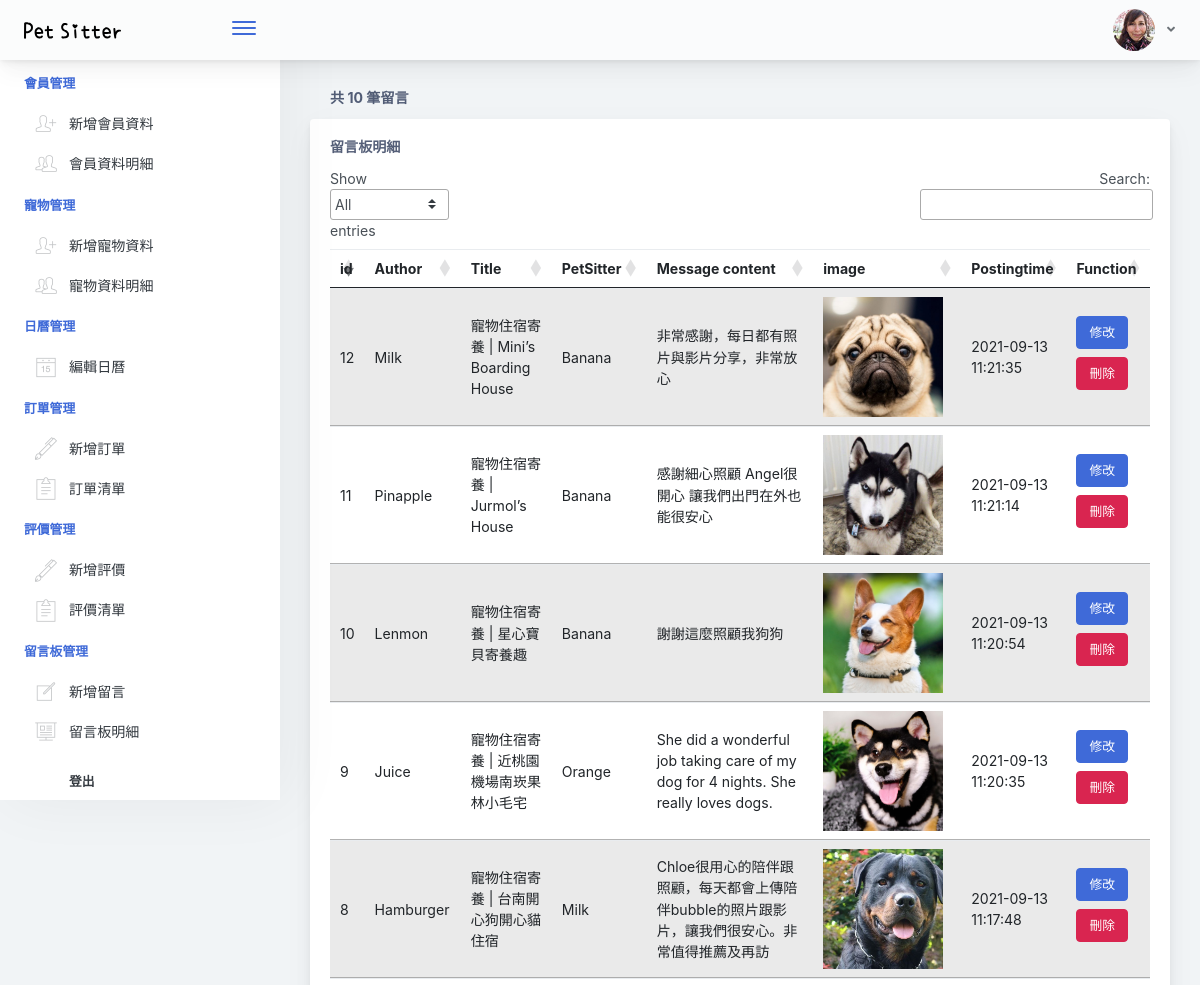
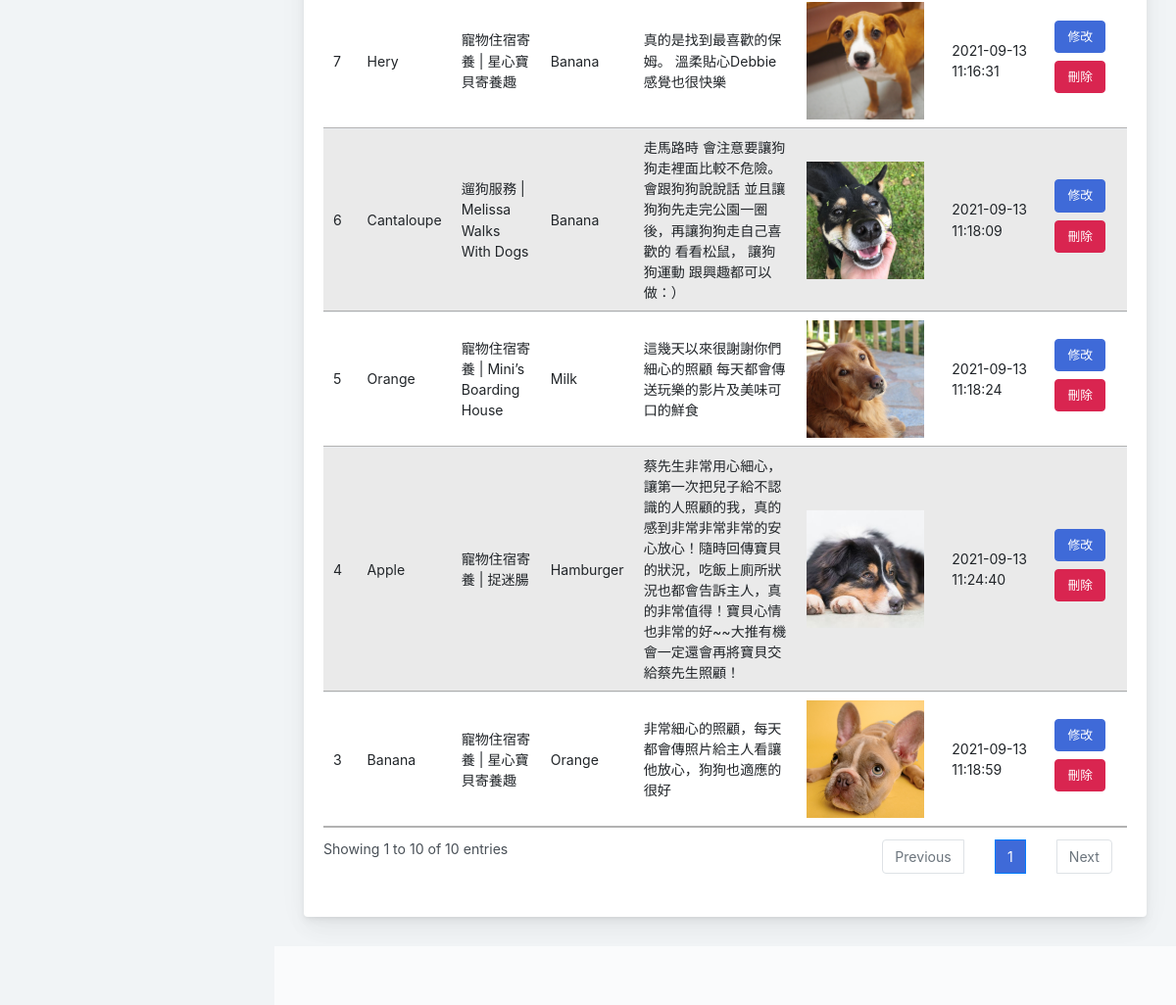
Screenshot of /list-messageBoard.php with the database file from the repository (2 pictures, top to bottom).
### tables this page shows
CREATE TABLE `db_message_board` (
  `id` int(10) UNSIGNED NOT NULL,
  `user_id` int(10) UNSIGNED NOT NULL,
  `petSitter_id` int(10) UNSIGNED NOT NULL,
  `title` varchar(50) NOT NULL,
  `content` text NOT NULL,
  `created_time` datetime NOT NULL,
  `deleted_time` datetime DEFAULT NULL
);

CREATE TABLE `db_user` (
  `id` int(4) UNSIGNED NOT NULL,
  `account` varchar(50) NOT NULL,
  `password` varchar(20) NOT NULL,
  `name` varchar(50) NOT NULL,
  `gender` varchar(10) NOT NULL,
  `address` text NOT NULL,
  `DOB` date NOT NULL,
  `phone` varchar(20) NOT NULL,
  `images` varchar(100) DEFAULT NULL,
  `status` int(1) NOT NULL DEFAULT 1 COMMENT '1 general\r\n2 babysitter',
  `created_time` datetime NOT NULL,
  `deleted_time` datetime DEFAULT NULL
);

CREATE TABLE `db_message_board_images` (
  `id` int(10) UNSIGNED NOT NULL,
  `message_board_id` int(10) UNSIGNED NOT NULL,
  `image_name` varchar(50) NOT NULL,
  `created_time` datetime NOT NULL,
  `deleted_time` datetime DEFAULT NULL
);

### list-messageBoard.php (the view, shortened to what this page needs)
<?php
require_once("pdo_connect.php");
$sql = "SELECT * FROM db_message_board WHERE deleted_time IS NULL ORDER BY id DESC";
$stmt = $db_host->prepare($sql);
$stmt->execute();
$rows = $stmt->fetchAll(PDO::FETCH_ASSOC);
$dataCount = $stmt->rowCount();
$sqlImage = "SELECT message_board_id,image_name FROM db_message_board_images WHERE deleted_time IS NULL ORDER BY id DESC";
$stmtImage = $db_host->prepare($sqlImage);
$stmtImage->execute();
$rowsImage = $stmtImage->fetchAll(PDO::FETCH_ASSOC);
$sqlUser = "SELECT id, name FROM db_user WHERE deleted_time IS NULL ORDER BY id DESC";
$stmtUser = $db_host->prepare($sqlUser);
$stmtUser->execute();
$rowsUser = $stmtUser->fetchAll(PDO::FETCH_ASSOC);
?>
<!doctype html>
<html lang="en">
<head>
    <?php require_once("./assets/css/css.php") ?>
    <link href="./assets/css/main.css" rel="stylesheet">
</head>
<body>
<div class="app-container app-theme-white body-tabs-shadow fixed-sidebar fixed-header">
    <?php require_once("main-header.php") ?>
    <div class="app-main">
        <?php require_once("main-menu.php") ?>
        <div class="app-main__outer">
            <div class="app-main__inner">
                <div class="tab-content">
                    <h5 class="card-title" style="padding-left: 20px;">共 <?= $dataCount ?> 筆留言</h5>
                    <div class="main-card mb-3 card">
                        <div class="card-body">
                            <h5 class="card-title">留言板明細</h5>
                            <table class="mb-0 table table-striped mydatatable">
                                <thead>
                                <tr>
                                    <th>id</th>
                                    <th>Author</th>
                                    <th>Title</th>
                                    <th>PetSitter</th>
                                    <th>Message content</th>
                                    <th>image</th>
                                    <th>Postingtime</th>
                                    <th>Function</th>
                                </tr>
                                </thead>
                                <tbody>
                                <?php foreach ($rows as $value) : ?>
                                    <tr>
                                        <td><?= $value["id"] ?></td>
                                        <?php foreach ($rowsUser as $author) : ?>
                                            <?php if ($value["user_id"] == $author["id"]) : ?>
                                                <td> <?= $author["name"] ?> </td>
                                            <?php endif; ?>
                                        <?php endforeach; ?>
                                        <td><?= $value["title"] ?></td>
                                        <?php foreach ($rowsUser as $petSitter) : ?>
                                            <?php if ($value["petSitter_id"] == $petSitter["id"]) : ?>
                                                <td> <?= $petSitter["name"] ?> </td>
                                            <?php endif; ?>
                                        <?php endforeach; ?>
                                        <td><?= $value["content"] ?></td>
                                        <td>
                                            <div class="ratio ratio-1x1 product-picture me-2">
                                                <?php foreach ($rowsImage as $image) : ?>
                                                    <?php if ($value["id"] == $image["message_board_id"]) : ?>
                                                        <div>
                                                            <img class="cover-fit"
                                                                 src="messageBoard-images/<?php echo $image["image_name"]; ?>"
                                                                 alt="">
                                                        </div>
                                                    <?php endif; ?>
                                                <?php endforeach; ?>
                                            </div>
                                        </td>
                                        <td><?= $value["created_time"] ?></td>
                                        <td>
                                            <a href="messageBoard-update.php?id=<?= $value["id"] ?>"
                                               class="mb-2 mr-2 btn btn-primary">修改</a>
                                            <button data-delete_number="<?= $value["id"] ?>" type="button"
                                                    class="mb-2 mr-2 btn btn-danger delete">刪除
                                            </button>
                                        </td>
                                    </tr>
                                <?php endforeach; ?>
                                </tbody>
                            </table>
                        </div>
                    </div>
                </div>
            </div>
            <div class="app-wrapper-footer">
                <div class="app-footer">
                    <div class="app-footer__inner"></div>
                </div>
            </div>
        </div>
    </div>
</div>
</body>
</html>

### assets/css/css.php (shortened to what this page needs)
<link href="https://cdn.jsdelivr.net/npm/bootstrap@5.1.0/dist/css/bootstrap.min.css" rel="stylesheet">
<link rel="stylesheet" href="https://cdn.datatables.net/1.11.1/css/jquery.dataTables.min.css" >

### main-header.php (shortened to what this page needs)
<div class="app-header header-shadow">
    <div class="app-header__logo">
        <div class="logo-src"></div>
        <div class="header__pane ml-auto">
            <div>
                <button type="button" class="hamburger close-sidebar-btn hamburger--elastic" data-class="closed-sidebar">
                    <span class="hamburger-box">
                        <span class="hamburger-inner"></span>
                    </span>
                </button>
            </div>
        </div>
    </div>
    <div class="app-header__content">
        <div class="app-header-right">
            <div class="header-btn-lg pr-0">
                <div class="widget-content p-0">
                    <div class="widget-content-wrapper">
                        <div class="widget-content-left">
                            <div class="btn-group">
                                <a data-toggle="dropdown" aria-haspopup="true" aria-expanded="false" class="p-0 btn">
                                    <img width="42" class="rounded-circle" src="assets/images/avatars/1.jpg" alt="">
                                    <i class="fa fa-angle-down ml-2 opacity-8"></i>
                                </a>
                            </div>
                        </div>
                    </div>
                </div>
            </div>
        </div>
    </div>
</div>

### main-menu.php (shortened to what this page needs)
<div class="app-sidebar sidebar-shadow">
    <div class="scrollbar-sidebar">
        <?php require_once("./main-sidebar.php") ?>
    </div>
</div>

### main-sidebar.php
<div class="app-sidebar__inner">
                        <ul class="vertical-nav-menu">
                            <li class="app-sidebar__heading">會員管理</li>
                            <li>
                                <a href="user-create.php">
                                    <i class="metismenu-icon pe-7s-add-user"></i>新增會員資料
                                </a>
                            </li>
                            <li>
                                <a href="list-user.php">
                                    <i class="metismenu-icon pe-7s-users"></i>會員資料明細
                                </a>
                            </li>
                            <li class="app-sidebar__heading">寵物管理</li>
                            <li>
                                <a href="pet-create.php">
                                    <i class="metismenu-icon pe-7s-add-user"></i>新增寵物資料
                                </a>
                            </li>
                            <li>
                                <a href="list-pet.php">
                                    <i class="metismenu-icon pe-7s-users"></i>寵物資料明細
                                </a>
                            </li>
                            <li class="app-sidebar__heading">日曆管理</li>
                            <li>
                                <a href="calendar-index.php">
                                    <i class="metismenu-icon pe-7s-date"></i>編輯日曆
                                </a>
                            </li>
                            <li class="app-sidebar__heading">訂單管理</li>
                            <li>
                                <a href="order-careate.php">
                                    <i class="metismenu-icon pe-7s-pen"></i>新增訂單
                                </a>
                            </li>
                            <li>
                                <a href="list-order.php">
                                    <i class="metismenu-icon pe-7s-note2"></i>訂單清單
                                </a>
                            </li>
                            <li class="app-sidebar__heading">評價管理</li>
                            <li>
                                <a href="evaluation-create.php">
                                    <i class="metismenu-icon pe-7s-pen"></i>新增評價
                                </a>
                            </li>
                            <li>
                                <a href="list-evaluation.php">
                                    <i class="metismenu-icon pe-7s-note2"></i>評價清單
                                </a>
                            </li>
                            <li class="app-sidebar__heading">留言板管理</li>
                            <li>
                                <a href="messageBoard-create.php">
                                    <i class="metismenu-icon pe-7s-note"></i>新增留言
                                </a>
                            </li>
                            <li>
                                <a href="list-messageBoard.php">
                                    <i class="metismenu-icon pe-7s-display2"></i>留言板明細
                                </a>
                            </li>
                            <li class="app-sidebar__heading">
                                <a href="logout.php">登出</a>
                            </li>
                        </ul>
                    </div>

### assets/css/css.php (style rules this page uses)
.cover-fit { width: 100%; height: 100%; object-fit: cover; }
.product-picture { width: 120px; }

### list-messageBoard.php (style rules this page uses)
tr th { padding: 8px 10px !important; }

### rows the page displays
db_message_board: id "12", title "寵物住宿寄養 | Mini’s Boarding House", content "非常感謝，每日都有照片與影片分享，非常放心", created_time "2021-09-13 11:21:35"
db_user: name "Milk"
db_user: name "Banana"
db_message_board_images: image_name (picture)
db_message_board: id "11", title "寵物住宿寄養 | Jurmol’s House", content "感謝細心照顧 Angel很開心 讓我們出門在外也能很安心", created_time "2021-09-13 11:21:14"
db_user: name "Pinapple"
db_message_board_images: image_name (picture)
db_message_board: id "10", title "寵物住宿寄養 | 星心寶貝寄養趣", content "謝謝這麼照顧我狗狗", created_time "2021-09-13 11:20:54"
db_user: name "Lenmon"
db_message_board_images: image_name (picture)
db_message_board: id "9", title "寵物住宿寄養 | 近桃園機場南崁果林小毛宅", content "She did a wonderful job taking care of my dog for 4 nights. She really loves dogs.", created_time "2021-09-13 11:20:35"
db_user: name "Juice"
db_user: name "Orange"
db_message_board_images: image_name (picture)
db_message_board: id "8", title "寵物住宿寄養 | 台南開心狗開心貓住宿", content "Chloe很用心的陪伴跟照顧，每天都會上傳陪伴bubble的照片跟影片，讓我們很安心。非常值得推薦及再訪", created_time "2021-09-13 11:17:48"
db_user: name "Hamburger"
db_message_board_images: image_name (picture)
db_message_board: id "7", title "寵物住宿寄養 | 星心寶貝寄養趣", content "真的是找到最喜歡的保姆。 溫柔貼心Debbie感覺也很快樂", created_time "2021-09-13 11:16:31"
db_user: name "Hery"
db_message_board_images: image_name (picture)
db_message_board: id "6", title "遛狗服務 | Melissa Walks With Dogs", content "走馬路時 會注意要讓狗狗走裡面比較不危險。 會跟狗狗說說話 並且讓狗狗先走完公園一圈後，再讓狗狗走自己喜歡的 看看松鼠， 讓狗狗運動 跟興趣都可以做：）", created_time "2021-09-13 11:18:09"
db_user: name "Cantaloupe"
db_message_board_images: image_name (picture)
db_message_board: id "5", title "寵物住宿寄養 | Mini’s Boarding House", content "這幾天以來很謝謝你們細心的照顧 每天都會傳送玩樂的影片及美味可口的鮮食", created_time "2021-09-13 11:18:24"
db_message_board_images: image_name (picture)
db_message_board: id "4", title "寵物住宿寄養 | 捉迷腸", content "蔡先生非常用心細心，讓第一次把兒子給不認識的人照顧的我，真的感到非常非常非常的安心放心！隨時回傳寶貝的狀況，吃飯上廁所狀況也都會告訴主人，真的非常值得！寶貝心情也非常的好~~大推有機會一定還會再將寶貝交給蔡先生照顧！", created_time "2021-09-13 11:24:40"
db_user: name "Apple"
db_message_board_images: image_name (picture)
db_message_board: id "3", title "寵物住宿寄養 | 星心寶貝寄養趣", content "非常細心的照顧，每天都會傳照片給主人看讓他放心，狗狗也適應的很好", created_time "2021-09-13 11:18:59"
db_message_board_images: image_name (picture)

### other values shown
$dataCount "10"
